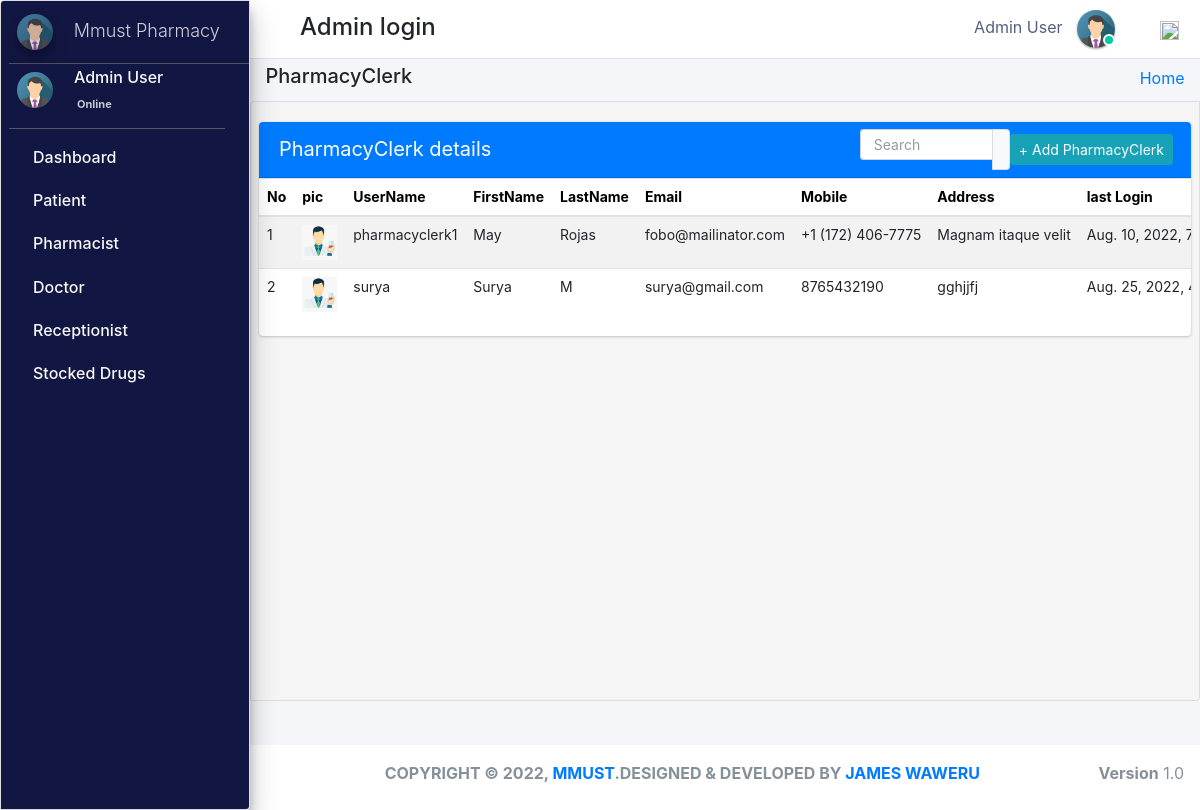
Screenshot of /admin_user/admin_user/manage_pharmacyClerk/ (signed in) with the database file from the repository.
### pharmacy/models.py (models this page shows, shortened)
class CustomUser(AbstractUser):
    user_type_data = ((1, "AdminHOD"), (2, "Pharmacist"), (3, "Doctor"), (4, "PharmacyClerk"),(5, "Patients"))
    user_type = models.CharField(default=1, choices=user_type_data, max_length=10)

class AdminHOD(models.Model):
    gender_category=(
        ('Male','Male'),
        ('Female','Female'),
    )
    admin = models.OneToOneField(CustomUser,null=True, on_delete = models.CASCADE)
    emp_no= models.CharField(max_length=100,null=True,blank=True)
    gender=models.CharField(max_length=100,null=True,choices=gender_category)
    mobile=models.CharField(max_length=10,null=True,blank=True)
    address=models.CharField(max_length=300,null=True,blank=True)
    profile_pic=models.ImageField(default="admin.png",null=True,blank=True)
    created_at = models.DateTimeField(auto_now_add=True)
    updated_at = models.DateTimeField(auto_now=True)
    date_employed=models.DateTimeField(auto_now_add=True, auto_now=False)
    objects = models.Manager()

class PharmacyClerk(models.Model):
    gender_category=(
        ('Male','Male'),
        ('Female','Female'),
    )
    admin = models.OneToOneField(CustomUser,null=True, on_delete = models.CASCADE)
    emp_no=models.CharField(max_length=100,null=True,blank=True)
    gender=models.CharField(max_length=100,null=True,choices=gender_category)
    mobile=models.CharField(max_length=10,null=True,blank=True)
    address=models.CharField(max_length=300,null=True,blank=True)
    profile_pic=models.ImageField(default="images2.png",null=True,blank=True)
    age= models.IntegerField(default='0', blank=True, null=True)
    created_at = models.DateTimeField(auto_now_add=True)
    updated_at = models.DateTimeField(auto_now=True)
    objects = models.Manager()

### pharmacy/HODViews.py (the view)
# urls.py: path('admin_user/admin_user/manage_pharmacyClerk/',HODViews.managePharmacyClerk,name='manage_pharmacyClerk'),
def managePharmacyClerk(request):
    staffs = PharmacyClerk.objects.all()
    context = {
        "staffs": staffs,
         "title":"Manage PharmacyClerk"
    }
    return render(request,'hod_templates/manage_pharmacyClerk.html',context)

### pharmacy/LoginCheckMiddleWare.py (called while the page is built, shortened)
    def process_view(self, request, view_func, view_args, view_kwargs):
        modulename = view_func.__module__
        user = request.user
        if user.is_authenticated:
            if user.user_type == "1":
                if modulename == "pharmacy.HODViews":
                    pass
                elif modulename == "":
                    pass
                elif modulename == "pharmacy.views" or modulename == "django.views.static":
                    pass
                else:
                    pass
            else:
                return redirect("login")
        else:
            if request.path == reverse("login"):
                pass
            else:
                return redirect("login")

### pharmacy/templates/hod_templates/manage_pharmacyClerk.html (shortened to what this page needs)
{% extends 'hod_templates/base_template.html'%} {% block page_title %}
<h5>PharmacyClerk</h5>
{% endblock page_title %} {% block main_content %}
<section class="content">
    <div class="row">
        <div class="col-md-12">
            <div class="card card-primary sc">
                <div class="card-header">
                    <span>PharmacyClerk details</span>
                    <div class="card-tools d-flex">
                        <div class="input-group input-group-sm" style="width: 150px;">
                            <input type="text" name="search" class="form-control float-right" placeholder="Search" id="pple">
                            <div class="input-group-append">
                                <button type="submit" class="btn btn-default"></button>
                            </div>
                        </div>
                        <a class="btn btn-sm btn-info mr-2" href="{% url 'add_pharmacyClerk' %}" role="button">+ Add PharmacyClerk</a>
                    </div>
                </div>
                <table class="table" id="plist">
                    <thead>
                        <tr>
                            <th>No</th>
                            <th>pic</th>
                            <th>UserName</th>
                            <th>FirstName</th>
                            <th>LastName</th>
                            <th>Email</th>
                            <th>Mobile</th>
                            <th>Address</th>
                            <th>last Login</th>
                        </tr>
                    </thead>
                    <tbody>
                        {% for staff in staffs %}
                        <tr class="hov">
                            <td>{{staff.id}}</td>
                            <td> <img src="{{staff.profile_pic.url}}" class="" width="35" height="35" alt=""></td>
                            <td>{{staff.admin.username}}</td>
                            <td>{{staff.admin.first_name}}</td>
                            <td>{{staff.admin.last_name}}</td>
                            <td>{{staff.admin.email}}</td>
                            <td>{{staff.mobile}}</td>
                            <td>{{staff.address}}</td>
                            <td>{{staff.admin.last_login}}</td>
                        </tr>
                        {% endfor %}
                    </tbody>
                </table>
            </div>
        </div>
    </div>
</section>
{% endblock %}

### pharmacy/templates/hod_templates/base_template.html (shortened to what this page needs)
{% extends 'base_file.html' %} {% block htm %}
<body class="hold-transition sidebar-mini layout-fixed">
    <div class="wrapper">
        <nav class="main-header navbar navbar-expand navbar-white navbar-light">
            <ul class="navbar-nav">
                <li class="nav-item">
                    <a class="nav-link" data-widget="pushmenu" href="#" role="button"></a>
                </li>
            </ul>
            <h4 style="margin-left: 10px; margin-top: 5px;">Admin login </h4>
            <ul class="navbar-nav ml-auto">
                <li class="mx-3">
                    <a href="#" class="sm-submenu-with-image a">
                        <span>{{user.first_name}}  {{user.last_name}}</span>
                        <img src="{{request.user.adminhod.profile_pic.url}}" class="img-circle elevation-1" width="38" height="38" alt="">
                        <span class="avatar-status avatar-sm-status avatar-status-success"></span>
                    </a>
                </li>
                <li class="nav-item dropdown ml-3 low">
                    <a href="#" class="btn btn-outlined btn-black text-muted bg-transparent " data-toggle="dropdown" aria-expanded="false" data-wow-delay="0.7s"><img src="https://img.icons8.com/ios/50/000000/settings.png" width="19" height="19">
                    </a>
                </li>
            </ul>
        </nav>
        {% include 'hod_templates/sidebar.html'%}
        <div class="content-wrapper">
            <div class="content-header">
                <div class="container-fluid">
                    <div class="row ">
                        <div class="col-sm-6">
                            <h1 class="m-0 text-dark">
                                {% block page_title %} {% endblock page_title %}
                            </h1>
                        </div>
                        <div class="col-sm-6 ">
                            <ol class="breadcrumb float-sm-right">
                                <li class="breadcrumb-item"><a href="">Home</a></li>
                            </ol>
                        </div>
                    </div>
                </div>
            </div>
            {% block main_content %} {% endblock main_content %}
        </div>
        {% include 'hod_templates/footer.html'%}
    </div>
    {% endblock htm %}

### pharmacy/templates/hod_templates/sidebar.html (shortened to what this page needs)
<aside class="main-sidebar sidebar-dark-primary elevation-4">
    <a href="" class="brand-link ml-2">
        <img src="{{request.user.adminhod.profile_pic.url}}" alt="" width="36" height="36" class=" img-circle elevation-3" style="opacity: .8">
        <span class="brand-text font-weight-light mt-1 ml-3 mmust">Mmust Pharmacy</span>
    </a>
    <div class="sidebar">
        <div class="user-panel mr-3">
            <div class="pull-left image sm-submenu-with-image a ml-2 ">
                <img src="{{request.user.adminhod.profile_pic.url}}" class="img-circle mt-2" width="36" height="36" alt="User Image">
            </div>
            <div class="pull-left info">
                <p>{{user.first_name}} {{user.last_name}}</p>
                <a href="#"> Online</a>
            </div>
        </div>
        <nav class="mt-2">
            <ul class="nav nav-pills nav-sidebar flex-column" data-widget="treeview" role="menu" data-accordion="false">
                <li class="nav-item">
                    <a href="{% url  'admin_dashboard' %}" class="nav-link">
                        <p>
                            Dashboard
                        </p>
                    </a>
                </li>
                <li class="nav-item">
                    <a href="#" class="nav-link">
                        <p>
                            Patient
                        </p>
                    </a>
                </li>
                <li class="nav-item">
                    <a href="#" class="nav-link">
                        <p>
                            Pharmacist
                        </p>
                    </a>
                </li>
                <li class="nav-item">
                    <a href="#" class="nav-link">
                        <p>
                            Doctor
                        </p>
                    </a>
                </li>
                <li class="nav-item">
                    <a href="#" class="nav-link">
                        <p>
                            Receptionist
                        </p>
                    </a>
                </li>
                <li class="nav-item">
                    <a href="#" class="nav-link">
                        <p>
                            Stocked Drugs
                        </p>
                    </a>
                </li>
            </ul>
        </nav>
    </div>
</aside>

### static/css/main.css (style rules this page uses)
html { font-family: sans-serif; line-height: 1.15; -webkit-text-size-adjust: 100%; -webkit-tap-highlight-color: transparent; }
body { overflow-y: hidden; overflow-x: hidden; font-family: -apple-system, BlinkMacSystemFont, "Segoe UI", Roboto, "Helvetica Neue", Arial, "Noto Sans", sans-serif, "Apple Color Emoji", "Segoe UI Emoji", "Segoe UI Symbol", "Noto Color Emoji" !important; }
th { color: rgb(0, 0, 0); font-size: 14px !important; }
.content { background-color: #f5f5f5; border: 1px solid #dddddd; border-radius: 4px 0px 4px 0px; left: -1px; padding: 10px 7px 5px; }
.main-sidebar { background: #ffffff; border: 1px solid #dddddd; border-radius: 4px 0px 4px 0px; font-weight: bold; }
.content { height: 75vh; overflow-y: scroll; overflow-x: hidden; }
.sc { white-space: nowrap; display: block; overflow-x: hidden !important; }
.content .row { margin-top: 20px !important; }
.main-sidebar { background-color: #121642 !important; color: white !important; }
.main-sidebar p { color: #f8f8f8 !important; font-weight: 500 !important }
td { font-size: 14px !important; }
.hov { transition: transform .5s; }
.avatar-status { position: absolute; bottom: 12px; right: 75.4px; display: -ms-inline-flexbox; display: inline-flex; -ms-flex-negative: 0; flex-shrink: 0; -ms-flex-pack: center; justify-content: center; -ms-flex-align: center; align-items: center; white-space: nowrap; text-align: center; vertical-align: baseline; font-weight: 600; border: .125rem solid #fff; width: 12px; height: 12px; line-height: 1; font-size: .71094rem; border-radius: 50%; }
.avatar-status-success { color: #fff; background-color: #00c9a7; }
.card-header span { font-size: 20px !important; }
.table>tbody>tr>td, .table>tbody>tr>th, .table>tfoot>tr>td, .table>tfoot>tr>th, .table>thead>tr>td, .table>thead>tr>th { padding: 8px; line-height: 1.42857143; vertical-align: top; }
.pull-left { float: left; }
.pull-left { float: left!important; }
.user-panel>.info { padding: 5px 5px 5px 15px; line-height: 1; position: absolute; left: 55px; }
.user-panel>.info>p { font-weight: 600; margin-bottom: 9px; }
p { margin: 0 0 10px; }
.user-panel { padding-bottom: 20px; }
.user-panel:after { clear: both; }
.user-panel:before, .user-panel:after { content: " "; display: table; }
.user-panel>.info>a { text-decoration: none; padding-right: 5px; margin-top: 3px; font-size: 11px; overflow: hidden; white-space: nowrap; }
.mmust { overflow: hidden; white-space: nowrap; font-size: 18px; }
.table { background: white !important; }
.container-fluid { width: 100%; padding-right: 15px; padding-left: 15px; margin-right: auto; margin-left: auto; }
.row { display: flex; flex-wrap: wrap; margin-right: -15px; margin-left: -15px; }
.d-flex { display: flex !important; z-index: 44; }
.d-flex { display: flex !important; }
input { text-indent: 5px !important; }
input::placeholder { text-indent: 5px !important; }
.table tbody tr:nth-of-type(odd) { background-color: rgba(0, 0, 0, .05) !important; }
.table tbody tr:nth-of-type(odd) { background-color: rgba(197, 197, 197, 0.05) !important; }
.img-circle { border-radius: 50%; }
.content-wrapper .content-header { padding: 5px 0.5rem !important; }

### static/css/profile.css (style rules this page uses)
li { list-style-type: none ! }
.form-control { font-size: .875rem; }
.input-group { transition: all .15s ease; border-radius: .375rem; box-shadow: none; }
.input-group .form-control { box-shadow: none; }
.input-group .form-control:not(:last-child) { padding-right: 0; border-right: 0; }
.navbar-nav span { color: #525f7f !important; margin-right: 10px !important; }
body { font-family: 'Rubik', sans-serif; height: 100% !important; }
input { text-indent: 5px !important; }
input::placeholder { text-indent: 5px !important; }
.table tbody tr:nth-of-type(odd) { background-color: rgba(0, 0, 0, .05) !important; }

### rows the page displays
CustomUser: first_name "Admin", last_name "User", user.adminhod.profile_pic (picture)
PharmacyClerk: id "1", profile_pic (picture), admin.username "pharmacyclerk1", admin.first_name "May", admin.last_name "Rojas", admin.email "fobo@mailinator.com", mobile "+1 (172) 406-7775", address "Magnam itaque velit", admin.last_login "Aug. 10, 2022,…"
PharmacyClerk: id "2", profile_pic (picture), admin.username "surya", admin.first_name "Surya", admin.last_name "M", admin.email "surya@gmail.com", mobile "8765432190", address "gghjjfj", admin.last_login "Aug. 25, 2022,…"
